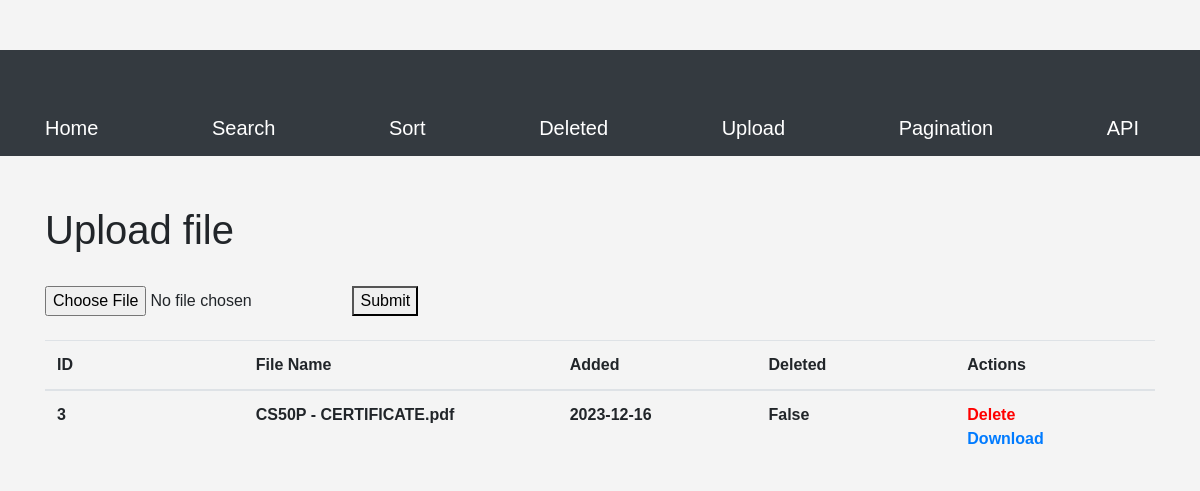
Screenshot of /upload with the database file from the repository.
### app.py (models this page shows)
class Upload(db.Model):
    id = db.Column(db.Integer, primary_key=True)
    filename = db.Column(db.String(100))
    data = db.Column(db.LargeBinary)
    added = db.Column(db.DateTime, default=datetime.utcnow())
    deleted = db.Column(db.Boolean, default=False)

### app.py (the view)
@app.route("/upload", methods=["POST", "GET"])
def upload():
    files = Upload.query.order_by(Item.added.desc()).filter(Item.deleted == False).all()
    if request.method == 'POST':
        file = request.files['file']
        upload = Upload(filename=file.filename, data=file.read())
        db.session.add(upload)
        db.session.commit()
        return redirect('/upload')
    return render_template('upload.html', files=files)

### templates/upload.html (shortened to what this page needs)
{% extends 'base.html' %} {% block title %}Upload{% endblock %} {% block content
    %}
    <h1>Upload file</h1>
    <br>
    <div class="search-form">
      <form action="/upload" method="post" enctype="multipart/form-data">
        <input type="file" name="file" required/>
        <button type="submit">Submit</button>
      </form>
      <br />
      {% if files|length >= 1 %}
      <table class="table">
        <thead>
          <tr>
            <th>ID</th>
            <th>File Name</th>
            <th>Added</th>
            <th>Deleted</th>
            <th>Actions</th>
          </tr>
        </thead>
        {% for file in files %}
        {% if file.deleted == False %}
        <tbody>
          <tr>
            <th>{{file.id}}</th>
            <th>{{file.filename}}</th>
            <th>{{file.added.date()}}</th>
            <th>{{file.deleted}}</th>
            <th>
                <a href="/delete/file/{{ file.id }}" style="color: red;">Delete</a>
                <br />
                <a href="/download/{{ file.id }}">Download</a>
            </th>
          </tr>
        </tbody>
        {% endif %}
        {% endfor %}
      </table>
      {% else %}
      <br><br><br>
      <h2>No files uploaded in the database</h2>
      {% endif %}
    </div>
    {% endblock %}

### static/styles.css (style rules this page uses)
body { font-family: Arial, sans-serif; background-color: #f4f4f4; padding-top: 50px; }
th { width: 100px; }

### rows the page displays
Upload: id "3", filename "CS50P - CERTIFICATE.pdf", added "2023-12-16", deleted "False"
